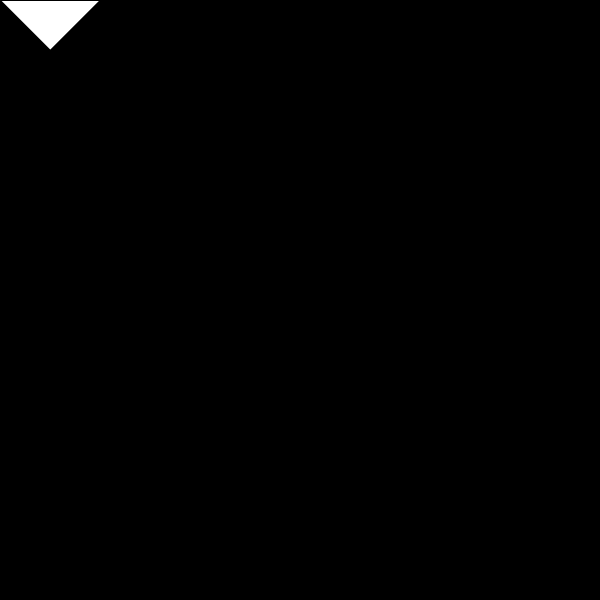
Frame 1 (no input)
Frame 60 (the mouse pressed at the canvas centre just before this capture): identical to frame 1, image omitted
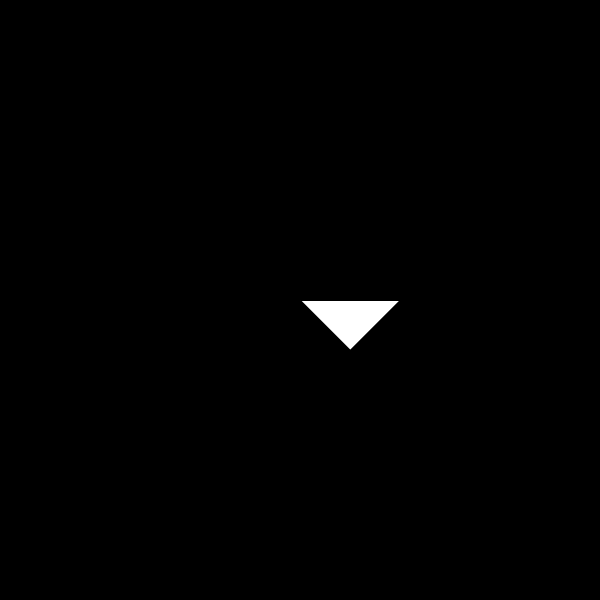
Frame 120 (the mouse held since frame 60 and released just before this capture)

The Processing sketch that drew these frames (run headless with seeded random() and noise(); from frame 60 on, the mouse is pressed at the canvas centre):

// Processing sketch: sketch_170926a
// ── sketch_170926a.pde
Sobre miSobre;

void setup(){
  size(600,600);
  miSobre= new Sobre(100,100,100);
  
}

void draw (){
  background(0);
  miSobre.xi= mouseX;
  miSobre.yi=mouseY;
miSobre.run();
}
// ── sobresito.pde
class Sobre{
  float xi;
  float yi;
  float s;
  Sobre(float x, float y, float ns) {
  xi= x;
  yi= y;
  s= ns;
  }
  void run(){
    display();
  }
  void display(){
  beginShape();
 vertex (xi, yi);
 vertex (xi +(s/2), yi+(s/2));
 vertex (xi+s, yi);
 vertex (yi+s,xi);
 vertex (yi, xi);
 endShape(CLOSE);
  }
}
